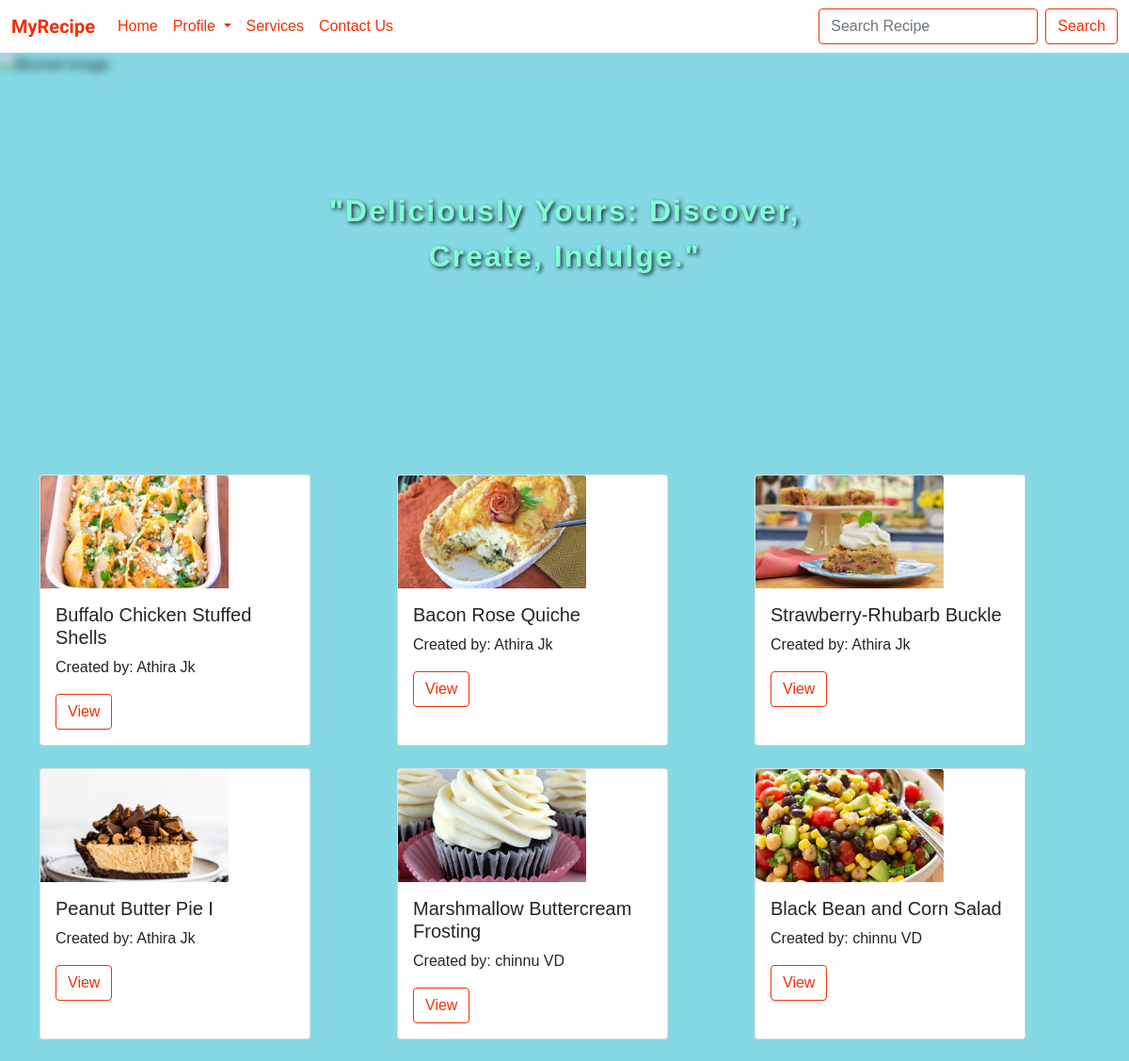
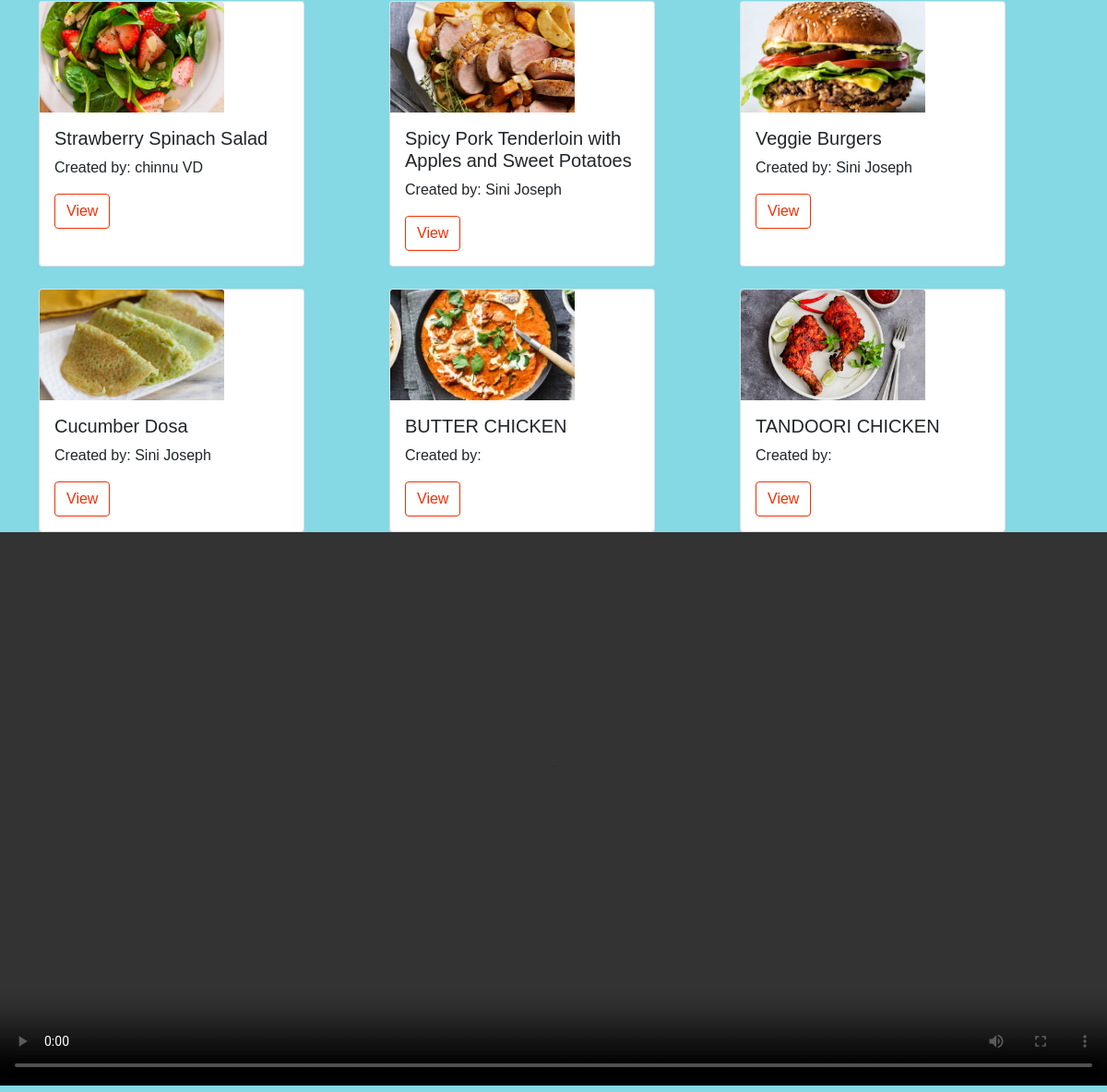
The page / on the database its author committed (2 pictures, top to bottom).
### recipes/models.py (models this page shows, shortened)
class recipe(models.Model):
    recipe_name = models.CharField(max_length=120)
    ingredient = models.CharField(max_length=600)
    category = models.CharField(max_length=120)
    recipe_pic = models.ImageField(upload_to="images")
    How_to_make = models.CharField(max_length=600)
    created_by = models.ForeignKey(to=User,on_delete=models.CASCADE)

### home/views.py (the view)
# urls.py: 2. Add a URL to urlpatterns:  path('', Home.as_view(), name='home')
class Home(TemplateView):
    context = {}
    template_name = 'home/home.html'
    def get(self, request, *args, **kwargs):
        user = request.user.id
        if user:
            return redirect('userhome')
        data = recipe.objects.all()
        self.context['data'] = data
        return render(request,self.template_name , self.context)

### home/templates/home/home.html (shortened to what this page needs)
<!DOCTYPE html>
<html lang="en">
<head>
    <link href="https://cdn.jsdelivr.net/npm/bootstrap@5.0.0-beta3/dist/css/bootstrap.min.css" rel="stylesheet">
    {% load static %}
    <link rel="stylesheet" href="{% static 'home/css/home.css' %}">
</head>
<body>
{% include 'home/nav.html' %}
<div class="image-container">
    <img src="{% static 'home/images/bgimg2.jpg' %}" alt="Blurred Image" class="blurred-image">
    <div class="text-overlay">
        <p>"Deliciously Yours: Discover, Create, Indulge."</p>
    </div>
</div>
{% include 'home/card.html' %}
<video width="100%" height="100%" controls>
  <source src="{% static 'home/images/recppromo.mp4' %}" type="video/mp4">
</video>
</body>
</html>

### home/templates/home/card.html
<div class="container">
  <div class="row row-cols-1 row-cols-md-3 g-4">
  {% for obj in data %}
    {% if obj.created_by == request.user %}
      <div class="col-3">
        <div class="card h-100" style="width: 18rem;">
          <img src="/{{obj.recipe_pic}}" class="card-img-top" alt="...">
          <div class="card-body">
            <h5 class="card-title">{{obj.recipe_name}}</h5>
            <p class="card-text">Created by: {{obj.created_by.first_name}} {{obj.created_by.last_name}}</p>
            <a href="{% url 'viewrecipe' obj.pk %}" class="btn btn-outline-success" id="bt1">View</a>
            <a href="{% url 'editrecipe' obj.pk %}" class="btn btn-outline-success" id="bt2">Edit</a>
            <a href="{% url 'deleterecipe' obj.pk %}" class="btn btn-outline-success" id="bt3">Delete</a>
          </div>
        </div>
      </div>
    {% else %}
      <div class="col-3">
        <div class="card h-100" style="width: 18rem;">
          <img src="/{{obj.recipe_pic}}" class="card-img-top" alt="...">
          <div class="card-body">
            <h5 class="card-title">{{obj.recipe_name}}</h5>
            <p class="card-text">Created by: {{obj.created_by.first_name}} {{obj.created_by.last_name}}</p>
            <a href="{% url 'viewrecipe' obj.id %}" class="btn btn-outline-success" id="bt">View</a>
          </div>
        </div>
      </div>
    {% endif %}
  {% endfor %}
  </div>
</div>

### home/static/home/css/home.css (style rules this page uses)
.container { position: relative; padding-top:4% }
.btn-outline-success, .btn-outline-success:focus, .btn-outline-success:active, .btn-outline-success:hover { color: #F23005!important ; border-color: #F23005 !important; }
.card-img-top { width: 70%; height: 10vw; object-fit: cover; }

### home/templates/home/home.html (style rules this page uses)
body { margin: 0; font-family: Arial, sans-serif; background-color: rgb(132, 217, 229); }
.image-container { position: relative; width: 100%; height: 50vh; overflow: hidden; }
.blurred-image { width: 100%; height: 100%; object-fit: cover; filter: blur(5px); }
.text-overlay { position: absolute; top: 50%; left: 50%; transform: translate(-50%, -50%); color: #fff; text-align: center; color: aquamarine; }
.text-overlay p { font-size: 2em; font-weight: bold; letter-spacing: 2px; text-shadow: 2px 2px 4px rgba(0, 0, 0, 0.8); }

### rows shown on the page
recipe: recipe_pic (picture), recipe_name "Buffalo Chicken Stuffed Shells", created_by.first_name "Athira", created_by.last_name "Jk"
recipe: recipe_pic (picture), recipe_name "Bacon Rose Quiche", created_by.first_name "Athira", created_by.last_name "Jk"
recipe: recipe_pic (picture), recipe_name "Strawberry-Rhubarb Buckle", created_by.first_name "Athira", created_by.last_name "Jk"
recipe: recipe_pic (picture), recipe_name "Peanut Butter Pie I", created_by.first_name "Athira", created_by.last_name "Jk"
recipe: recipe_pic (picture), recipe_name "Marshmallow Buttercream Frosting", created_by.first_name "chinnu", created_by.last_name "VD"
recipe: recipe_pic (picture), recipe_name "Black Bean and Corn Salad", created_by.first_name "chinnu", created_by.last_name "VD"
recipe: recipe_pic (picture), recipe_name "Strawberry Spinach Salad", created_by.first_name "chinnu", created_by.last_name "VD"
recipe: recipe_pic (picture), recipe_name "Spicy Pork Tenderloin with Apples and Sweet Potatoes", created_by.first_name "Sini", created_by.last_name "Joseph"
recipe: recipe_pic (picture), recipe_name "Veggie Burgers", created_by.first_name "Sini", created_by.last_name "Joseph"
recipe: recipe_pic (picture), recipe_name "Cucumber Dosa", created_by.first_name "Sini", created_by.last_name "Joseph"
recipe: recipe_pic (picture), recipe_name "BUTTER CHICKEN"
recipe: recipe_pic (picture), recipe_name "TANDOORI CHICKEN"
